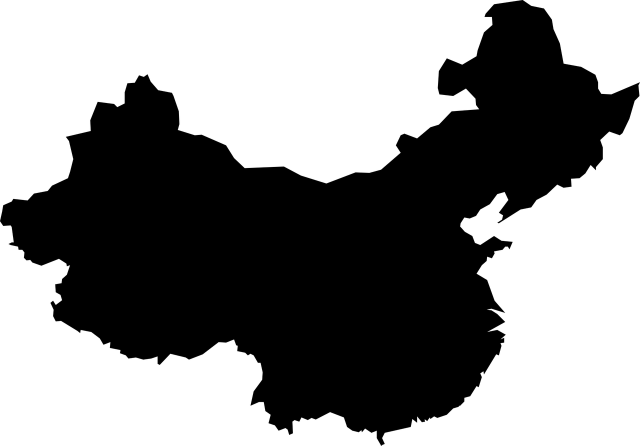
#> input picture images/China_map.png, 1280 x 891 px (shown at 1/2 size)
$ jupyter execute --allow-errors dataAnalysis.ipynb   (shell and % lines are left out)
#> lines starting #> are read from the running program, lines starting #| are printed output that depends on the picture
### rescale_image.py
# -*- coding: utf-8 -*-
"""

@author: Wenkai Cui
@email: wkcui@bu.edu
Created on Sun Nov  4 20:51:11 2018

"""
import numpy as np

def CreateMask(map_image):
    def _transform_format(val):
        if val == 0:
            return 255
        if val == 255:
            return 0
        else:
            return val

    transformed_map = np.ndarray((map_image.shape[0],map_image.shape[1]), np.int32)

    for i in range(len(map_image)):
        transformed_map[i] = list(map(_transform_format, map_image[i]))
    return transformed_map

### dataAnalysis.ipynb
[cell 1]
import pandas as pd
import numpy as np
import matplotlib.pyplot as plt
import seaborn as sns
from os import path
from PIL import Image
import matplotlib.image as mpimg
from wordcloud import WordCloud, STOPWORDS, ImageColorGenerator
from rescale_image import CreateMask

[cell 2]
df_imdb = pd.read_csv('IMDB.csv')
#> (reads IMDB.csv from the repository)
df_douban = pd.read_csv('douban.csv')
#> (reads Douban.csv from the repository)

#> (a cell that did not finish here is left out)

The difference:
Select different dataframe.

[cell 4]
title_both = set(df_imdb['Title'])&set(df_douban['Title'])
title_imdb = set(df_imdb['Title']) - set(df_douban['Title'])
title_douban = set(df_douban['Title']) - set(df_imdb['Title'])

mask_both = df_imdb['Title'].isin(title_both)
df_both =pd.merge(df_imdb[mask_both].rename(columns={'Rating':'Rating_imdb'}),
                  df_douban.rename(columns={'Rating':'Rating_douban'})[['Title','Rating_douban']],
                  how='left',on = 'Title')

mask_imdb = df_imdb['Title'].isin(title_imdb)
df_imdb_only = df_imdb[mask_imdb]

mask_douban = df_imdb['Title'].isin(title_douban)
df_douban_only = df_imdb[mask_douban]

### What Genres are most popular in US and China?
Have a look at the wordCloud!

[cell 5]
map_china = np.array(Image.open("images/China_map.png"))[:,:,3]
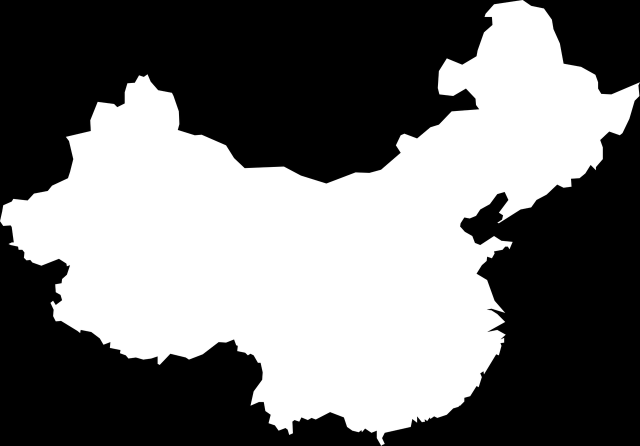
#> map_china: shape (891, 1280) (shown at 1/2 size); min 0, max 255, mean 117.1
genres_douban = ' '.join(df_douban['Genres'].tolist()).replace(',', ' ')
mask = CreateMask(map_china)
#> after the loop in CreateMask, `for i in range(len(map_image)):`:
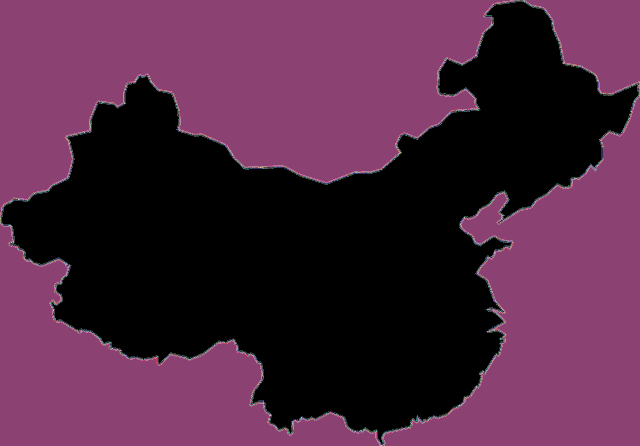
#> transformed_map: shape (891, 1280) int32 (shown at 1/2 size); 256 distinct labels, from 0 to 255; one colour per label, 0 black

#> (the rest of this cell did not finish here and is left out)

[cell 6]
map_us = np.array(Image.open("images/US_map.png"))
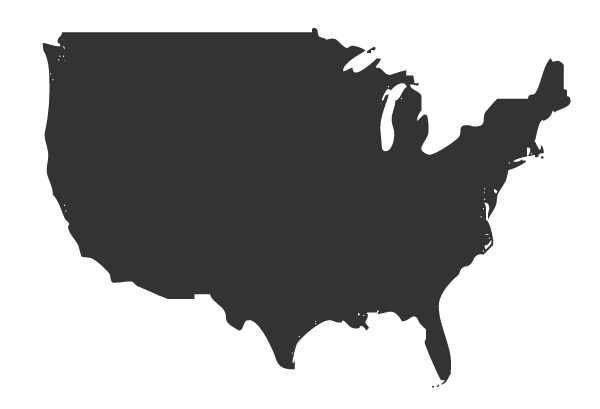
#> input picture images/US_map.png, 600 x 409 px
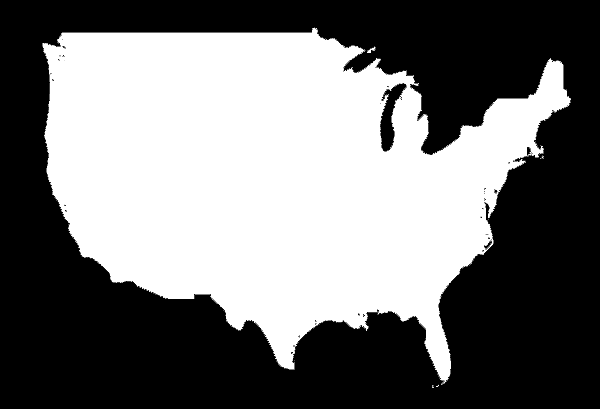
#> map_us: shape (409, 600); min 0, max 16, mean 7.37; drawn with min black and max white
genres_imdb = ' '.join(df_imdb['Genres'].tolist()).replace(',', ' ')
mask = CreateMask(map_us)
#> after the loop in CreateMask (call 2), `for i in range(len(map_image)):`:
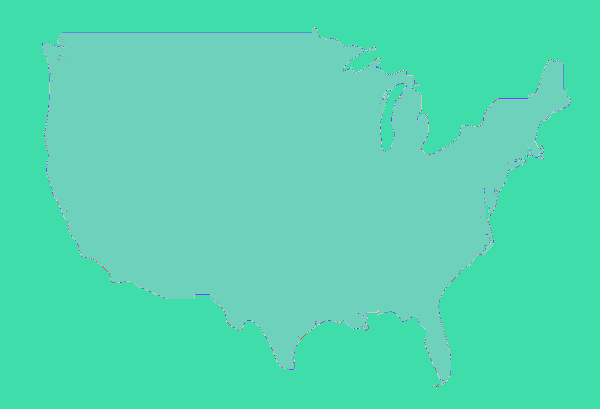
#> transformed_map: shape (409, 600) int32; 17 distinct labels, from 1 to 255; one colour per label, 0 black

#> (the rest of this cell did not finish here and is left out)

### How does the rating look like?

[cell 7]
f, axes = plt.subplots(1, 1, figsize = (7, 7))
sns.set(style="white", palette="muted", color_codes=True)
sns.distplot(df_imdb['Rating'], color="m",ax=axes,label='IMDb')
sns.distplot(df_douban['Rating'], color="g",ax=axes,label='douban')
axes.set_title('Rating Distribution')
plt.legend()
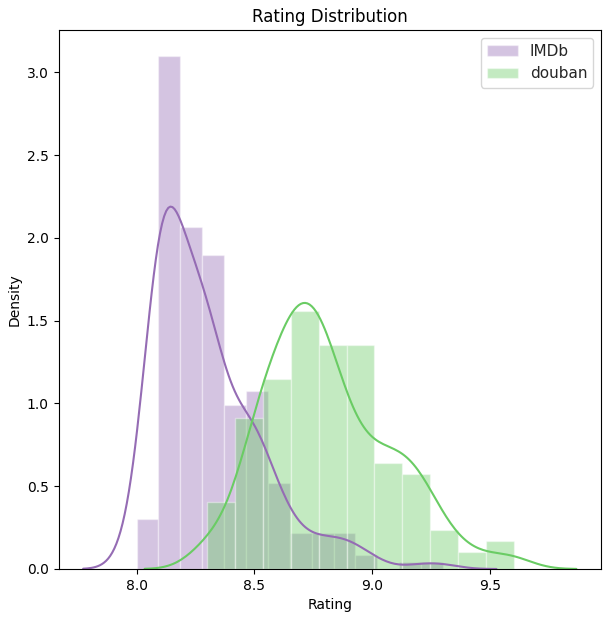
#> figure drawn by matplotlib, 1 panel; tallest bar 3.1 high, from x = 8.09 to 8.19; tallest bar 1.56 high, from x = 8.65 to 8.77; curve peaks at x = 8.14, y = 2.19; curve peaks at x = 8.72, y = 1.61

#> (a cell that did not finish here is left out)

### Countries?

[cell 9]
# sns.set_style("whitegrid")
count_imdb = pd.Series(','.join(df_imdb['Countries'].tolist()).split(',')).value_counts()
count_douban = pd.Series(','.join(df_douban['Countries'].tolist()).split(',')).value_counts()

df_count = pd.merge(pd.DataFrame(count_imdb),pd.DataFrame(count_douban),
                    how='inner',left_index=True,right_index=True)
df_count.columns=['Counts IMDb','Counts Douban']
mask = set(df_count.sort_values('Counts IMDb',ascending =False).index[:10].tolist()) \
    | set(df_count.sort_values('Counts Douban',ascending =False).index[:10].tolist())
df_count_top10 = df_count[df_count.index.isin(mask)].sort_values('Counts Douban',ascending=False)

[cell 10]
fig, ax = plt.subplots()
index = np.arange(len(df_count_top10))
bar_width = 0.35
opacity = 0.7
rects1 = ax.bar(index, df_count_top10['Counts IMDb'], bar_width,
                alpha=opacity, color='b',
                label='IMDb')
rects2 = ax.bar(index + bar_width, df_count_top10['Counts Douban'], bar_width,
                alpha=opacity, color='r',
                label='Douban')
ax.set_xlabel('Countries')
ax.set_ylabel('Numbers')
ax.set_title('Top Ten Countries')
ax.set_xticks(index + bar_width / 2)
ax.set_xticklabels(tuple(df_count_top10.index.tolist()),rotation=45)
ax.legend()
fig.tight_layout()
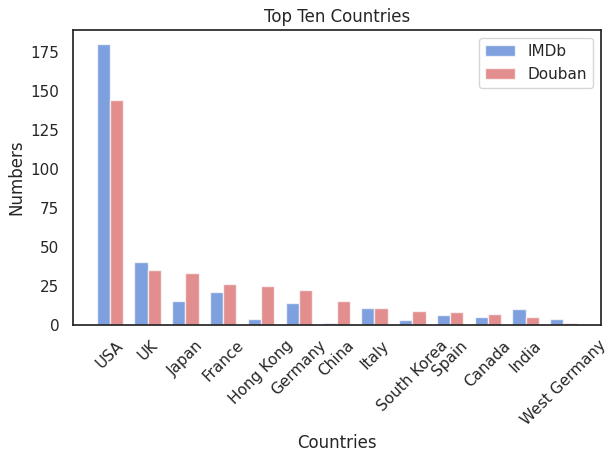
#> figure drawn by matplotlib, 1 panel; tallest bar 180 high, from x = -0.175 to 0.175; tallest bar 144 high, from x = 0.175 to 0.525

### Is there connection bewteern ratings and budget or year or release?

[cell 11]
sns.scatterplot(x='ReleaseYear',y='Rating',data = df_douban,alpha=0.6)
sns.scatterplot(x='ReleaseYear',y='Rating',data = df_imdb,alpha=0.6)
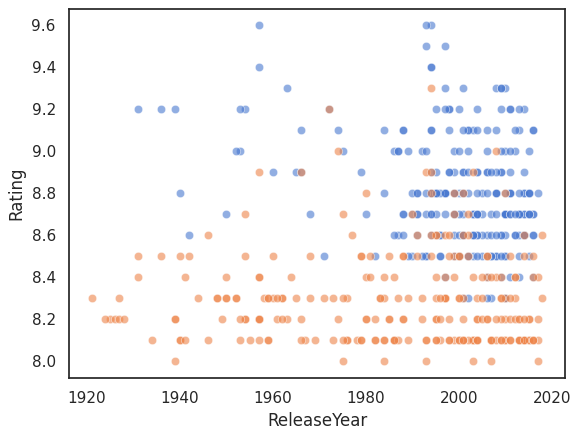
#> figure drawn by matplotlib, 1 panel
